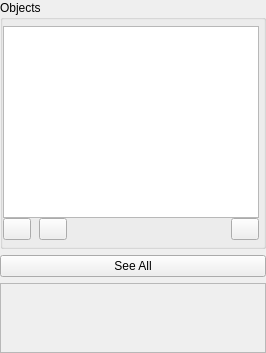
       <widget class="QWidget" name="sceneTab">
        <attribute name="icon">
         <iconset resource="../../res/Resources.qrc">
          <normaloff>:/icons/camera.png</normaloff>:/icons/camera.png</iconset>
        </attribute>
        <attribute name="title">
         <string>Scene</string>
        </attribute>
        <attribute name="toolTip">
         <string>View and manipulate data objects loaded into the scene</string>
        </attribute>
        <layout class="QGridLayout" name="gridLayout">
         <property name="leftMargin">
          <number>0</number>
         </property>
         <property name="topMargin">
          <number>0</number>
         </property>
         <property name="rightMargin">
          <number>0</number>
         </property>
         <property name="bottomMargin">
          <number>0</number>
         </property>
         <item row="0" column="0">
          <widget class="QGroupBox" name="treeGroup">
           <property name="sizePolicy">
            <sizepolicy hsizetype="Preferred" vsizetype="Maximum">
             <horstretch>0</horstretch>
             <verstretch>0</verstretch>
            </sizepolicy>
           </property>
           <property name="minimumSize">
            <size>
             <width>0</width>
             <height>0</height>
            </size>
           </property>
           <property name="toolTip">
            <string>Loaded scene objects</string>
           </property>
           <property name="title">
            <string>Objects</string>
           </property>
           <layout class="QVBoxLayout" name="verticalLayout_3">
            <property name="spacing">
             <number>0</number>
            </property>
            <property name="leftMargin">
             <number>0</number>
            </property>
            <property name="topMargin">
             <number>6</number>
            </property>
            <property name="rightMargin">
             <number>4</number>
            </property>
            <property name="bottomMargin">
             <number>6</number>
            </property>
            <item>
             <widget class="QTreeWidget" name="treeWidget">
              <property name="sizePolicy">
               <sizepolicy hsizetype="Expanding" vsizetype="Expanding">
                <horstretch>0</horstretch>
                <verstretch>0</verstretch>
               </sizepolicy>
              </property>
              <property name="minimumSize">
               <size>
                <width>0</width>
                <height>50</height>
               </size>
              </property>
              <property name="maximumSize">
               <size>
                <width>16777215</width>
                <height>200</height>
               </size>
              </property>
              <property name="contextMenuPolicy">
               <enum>Qt::CustomContextMenu</enum>
              </property>
              <property name="itemsExpandable">
               <bool>true</bool>
              </property>
              <attribute name="headerVisible">
               <bool>false</bool>
              </attribute>
              <attribute name="headerDefaultSectionSize">
               <number>30</number>
              </attribute>
              <attribute name="headerMinimumSectionSize">
               <number>20</number>
              </attribute>
              <attribute name="headerShowSortIndicator" stdset="0">
               <bool>false</bool>
              </attribute>
              <column>
               <property name="text">
                <string>Objects</string>
               </property>
              </column>
             </widget>
            </item>
            <item>
             <layout class="QHBoxLayout" name="horizontalLayout_6">
              <item>
               <widget class="QPushButton" name="removeObjectButton">
                <property name="sizePolicy">
                 <sizepolicy hsizetype="Fixed" vsizetype="Fixed">
                  <horstretch>0</horstretch>
                  <verstretch>0</verstretch>
                 </sizepolicy>
                </property>
                <property name="maximumSize">
                 <size>
                  <width>28</width>
                  <height>28</height>
                 </size>
                </property>
                <property name="toolTip">
                 <string>Remove Scene Object</string>
                </property>
                <property name="text">
                 <string/>
                </property>
                <property name="icon">
                 <iconset resource="../../res/Resources.qrc">
                  <normaloff>:/icons/trash-a.png</normaloff>:/icons/trash-a.png</iconset>
                </property>
                <property name="iconSize">
                 <size>
                  <width>24</width>
                  <height>24</height>
                 </size>
                </property>
               </widget>
              </item>
              <item>
               <spacer name="horizontalSpacer_5">
                <property name="orientation">
                 <enum>Qt::Horizontal</enum>
                </property>
                <property name="sizeType">
                 <enum>QSizePolicy::Fixed</enum>
                </property>
                <property name="sizeHint" stdset="0">
                 <size>
                  <width>8</width>
                  <height>20</height>
                 </size>
                </property>
               </spacer>
              </item>
              <item>
               <widget class="QPushButton" name="renameButton">
                <property name="maximumSize">
                 <size>
                  <width>28</width>
                  <height>28</height>
                 </size>
                </property>
                <property name="toolTip">
                 <string>Rename Scene Object</string>
                </property>
                <property name="text">
                 <string/>
                </property>
                <property name="icon">
                 <iconset resource="../../res/Resources.qrc">
                  <normaloff>:/icons/nametag.png</normaloff>:/icons/nametag.png</iconset>
                </property>
                <property name="iconSize">
                 <size>
                  <width>24</width>
                  <height>24</height>
                 </size>
                </property>
               </widget>
              </item>
              <item>
               <spacer name="horizontalSpacer_3">
                <property name="orientation">
                 <enum>Qt::Horizontal</enum>
                </property>
                <property name="sizeHint" stdset="0">
                 <size>
                  <width>40</width>
                  <height>20</height>
                 </size>
                </property>
               </spacer>
              </item>
              <item>
               <widget class="QPushButton" name="clearButton">
                <property name="maximumSize">
                 <size>
                  <width>28</width>
                  <height>28</height>
                 </size>
                </property>
                <property name="toolTip">
                 <string>Clear Scene</string>
                </property>
                <property name="text">
                 <string/>
                </property>
                <property name="icon">
                 <iconset resource="../../res/Resources.qrc">
                  <normaloff>:/icons/close-circled.png</normaloff>:/icons/close-circled.png</iconset>
                </property>
               </widget>
              </item>
             </layout>
            </item>
           </layout>
          </widget>
         </item>
         <item row="1" column="0">
          <layout class="QHBoxLayout" name="horizontalLayout_7">
           <property name="topMargin">
            <number>0</number>
           </property>
           <item>
            <widget class="QPushButton" name="seeAllButton">
             <property name="sizePolicy">
              <sizepolicy hsizetype="Minimum" vsizetype="Fixed">
               <horstretch>0</horstretch>
               <verstretch>0</verstretch>
              </sizepolicy>
             </property>
             <property name="minimumSize">
              <size>
               <width>120</width>
               <height>0</height>
              </size>
             </property>
             <property name="toolTip">
              <string>Reset scene camera to show all visible objects</string>
             </property>
             <property name="text">
              <string>See All</string>
             </property>
            </widget>
           </item>
          </layout>
         </item>
         <item row="4" column="0">
          <widget class="QScrollArea" name="propScrollArea">
           <property name="minimumSize">
            <size>
             <width>0</width>
             <height>50</height>
            </size>
           </property>
           <property name="verticalScrollBarPolicy">
            <enum>Qt::ScrollBarAsNeeded</enum>
           </property>
           <property name="horizontalScrollBarPolicy">
            <enum>Qt::ScrollBarAsNeeded</enum>
           </property>
           <property name="widgetResizable">
            <bool>true</bool>
           </property>
           <widget class="QWidget" name="scrollAreaWidgetContents">
            <property name="geometry">
             <rect>
              <x>0</x>
              <y>0</y>
              <width>380</width>
              <height>275</height>
             </rect>
            </property>
           </widget>
          </widget>
         </item>
        </layout>
       </widget>
